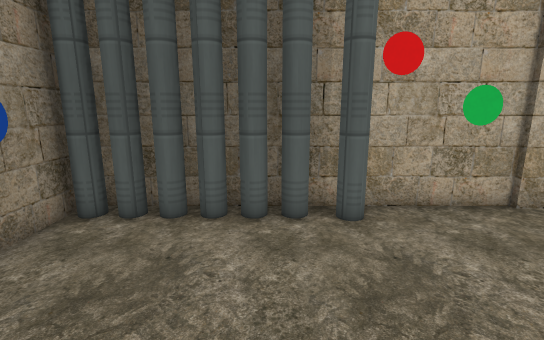
view 1 (above)

12 first-person views from a walk through a 3-D level made in the Godot game engine. The camera is 1.3 m above the floor, tilts 12° down and sees 85° across. The floor is counted in squares, 0.5 m on a side. Each view is taken from the middle of a square. On the plan, view 1 faces up. The plan holds only what a view shows up to about 19 squares ahead; the rest is blank. The place goes on beyond the plan. Flat picture figures and markers are not drawn. Some surface patterns are stand-ins.

view 2
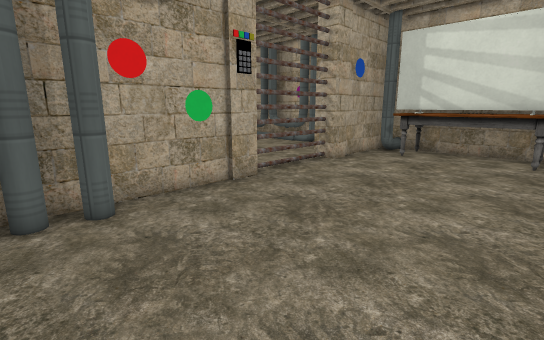

view 3
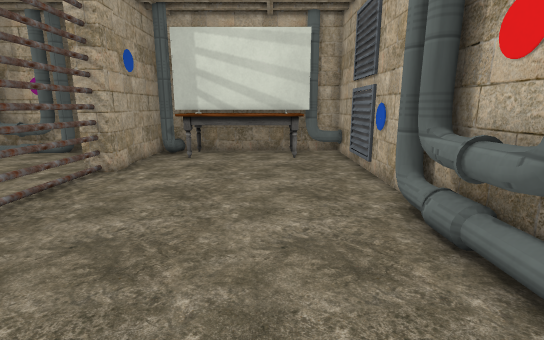

view 4
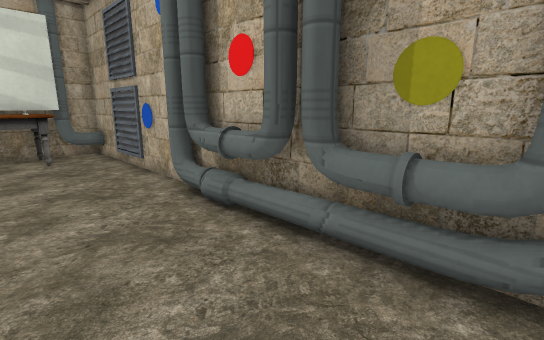

view 5
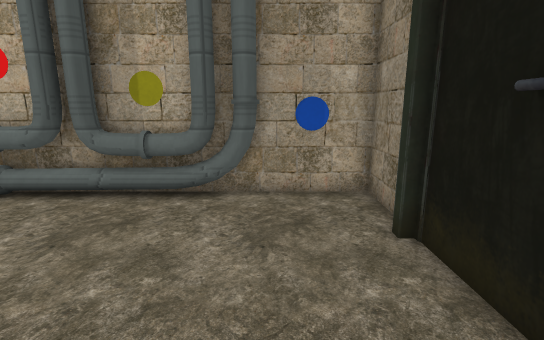

view 6
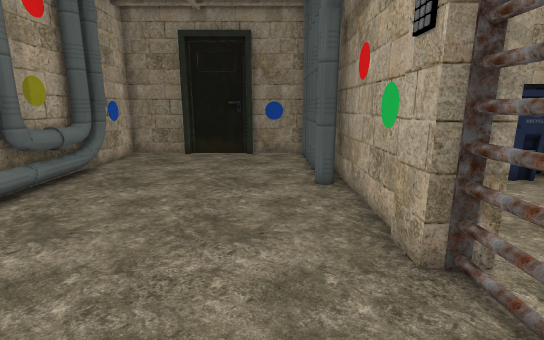

view 7
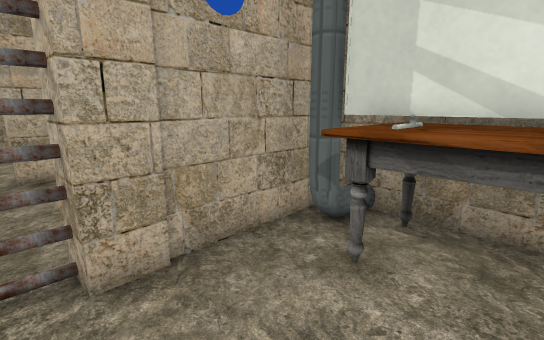

view 8
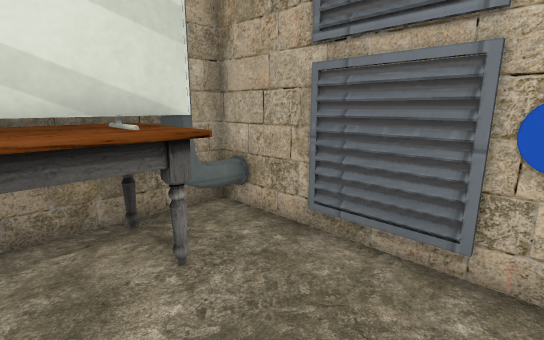

view 9
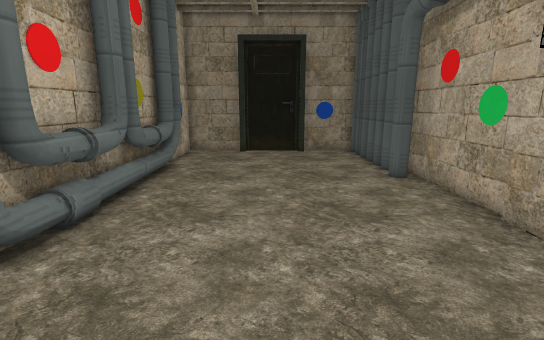

view 10
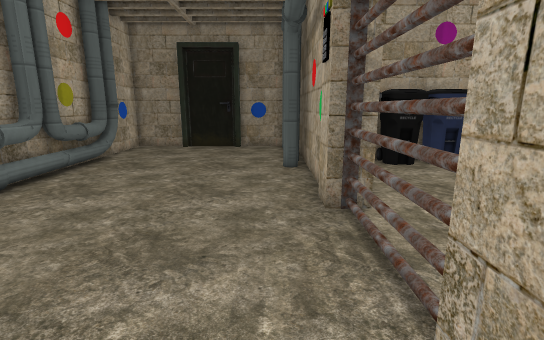

view 11
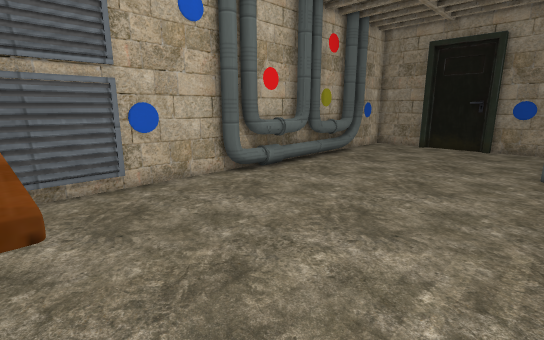

view 12
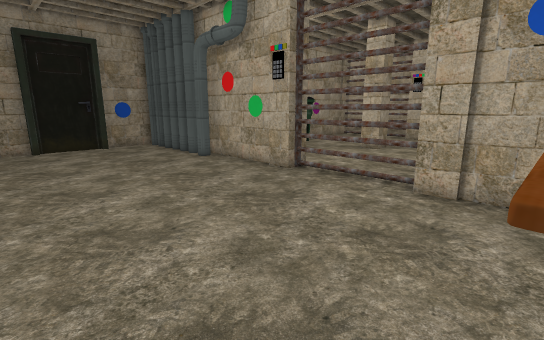

### Floor plan
Points are (right, up) in squares from view 1. A wall is a line through its corners. A room is listed if a view was taken in it or the views show most of it. See-through windows are left out.
Room 1 (views 1, 2, 3, 4, 5, 6, 7, 8, 9, 10, 11, 12)
walls: (6.5, 7.6) (-4.5, 7.6); (15.4, -3) (19, -3) (19, 7.6) (14, 7.6); (-4.6, 3.1) (-4.6, 2.6); (-4.8, 3.6) (-4.9, 3.4); (-4.6, 0.4) (-4.6, 0.1); (-4.9, 3.6) (-4.9, 0.4); (-4.9, 0.1) (-4.9, -3) (13.5, -3); (-4.9, 7.2) (-4.9, 3.9)
ways out: closed door at (-5, 2)
objects: pipe (-4, 7); pipe (-3, 7); pipe (-2, 7); pipe (-1, -3) to (-1, -2); pipe (-1, 7); pipe (0, -3) to (1, -2); pipe (0, 7); pipe (1, 7); pipe (2, -3) to (3, -2); pipe (2, 7); pipe (4, -3) to (6, -2); pipe (7, -3) to (8, -2); pillar (7, 8); gate (8, 8) to (12, 8); pipe (9, -3) to (9, -2); vent (14, -3) to (15, -3); table (16, -1) to (16, 6); TV (17, -1) to (18, 5); pipe (17, 6) to (18, 7); pipe (18, -2) to (18, -1); table (18, 1) to (18, 4)

Where each view was taken, in squares from view 1:
view 1: 0 up, 0 right, facing up
view 2: 1 down, 0 right, facing up-right
view 3: 1 up, 1 right, facing right
view 4: 2 up, 0 right, facing down-right
view 5: 6 up, 2 left, facing down
view 6: 5 up, 12 right, facing left
view 7: 3 up, 12 right, facing up-right
view 8: 2 up, 12 right, facing down-right
view 9: 2 up, 13 right, facing left
view 10: 6 up, 15 right, facing left
view 11: 7 up, 16 right, facing down-left
view 12: 2 down, 16 right, facing up-left
